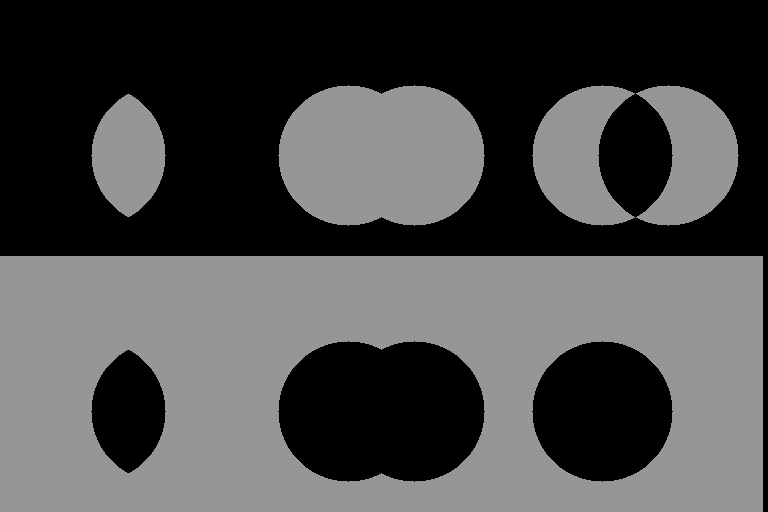

The script that drew this image:
#!/usr/bin/env python

# Test vtkImageLogic with various operators and scalar types on ellipsoid sources.

# Factory overrides
import vtkmodules.vtkInteractionStyle  # noqa: F401
import vtkmodules.vtkRenderingFreeType  # noqa: F401
import vtkmodules.vtkRenderingOpenGL2  # noqa: F401

from vtkmodules.vtkImagingMath import vtkImageLogic
from vtkmodules.vtkImagingSources import vtkImageEllipsoidSource
from vtkmodules.vtkRenderingCore import (
    vtkActor2D,
    vtkImageMapper,
    vtkRenderWindow,
    vtkRenderWindowInteractor,
    vtkRenderer,
)

# And (Float)
sphere1_0 = vtkImageEllipsoidSource()
sphere1_0.SetCenter(95, 100, 0)
sphere1_0.SetRadius(70, 70, 70)
sphere1_0.SetOutputScalarTypeToFloat()
sphere1_0.Update()

sphere2_0 = vtkImageEllipsoidSource()
sphere2_0.SetCenter(161, 100, 0)
sphere2_0.SetRadius(70, 70, 70)
sphere2_0.SetOutputScalarTypeToFloat()
sphere2_0.Update()

logic_0 = vtkImageLogic()
logic_0.SetInput1Data(sphere1_0.GetOutput())
logic_0.SetInput2Data(sphere2_0.GetOutput())
logic_0.SetOutputTrueValue(150)
logic_0.SetOperationToAnd()

mapper_0 = vtkImageMapper()
mapper_0.SetInputConnection(logic_0.GetOutputPort())
mapper_0.SetColorWindow(255)
mapper_0.SetColorLevel(127.5)

actor_0 = vtkActor2D()
actor_0.SetMapper(mapper_0)

renderer_0 = vtkRenderer()
renderer_0.AddViewProp(actor_0)
renderer_0.SetViewport(0, .5, .33, 1)

# Or (Double)
sphere1_1 = vtkImageEllipsoidSource()
sphere1_1.SetCenter(95, 100, 0)
sphere1_1.SetRadius(70, 70, 70)
sphere1_1.SetOutputScalarTypeToDouble()
sphere1_1.Update()

sphere2_1 = vtkImageEllipsoidSource()
sphere2_1.SetCenter(161, 100, 0)
sphere2_1.SetRadius(70, 70, 70)
sphere2_1.SetOutputScalarTypeToDouble()
sphere2_1.Update()

logic_1 = vtkImageLogic()
logic_1.SetInput1Data(sphere1_1.GetOutput())
logic_1.SetInput2Data(sphere2_1.GetOutput())
logic_1.SetOutputTrueValue(150)
logic_1.SetOperationToOr()

mapper_1 = vtkImageMapper()
mapper_1.SetInputConnection(logic_1.GetOutputPort())
mapper_1.SetColorWindow(255)
mapper_1.SetColorLevel(127.5)

actor_1 = vtkActor2D()
actor_1.SetMapper(mapper_1)

renderer_1 = vtkRenderer()
renderer_1.AddViewProp(actor_1)
renderer_1.SetViewport(.33, .5, .66, 1)

# Xor (UnsignedInt)
sphere1_2 = vtkImageEllipsoidSource()
sphere1_2.SetCenter(95, 100, 0)
sphere1_2.SetRadius(70, 70, 70)
sphere1_2.SetOutputScalarTypeToUnsignedInt()
sphere1_2.Update()

sphere2_2 = vtkImageEllipsoidSource()
sphere2_2.SetCenter(161, 100, 0)
sphere2_2.SetRadius(70, 70, 70)
sphere2_2.SetOutputScalarTypeToUnsignedInt()
sphere2_2.Update()

logic_2 = vtkImageLogic()
logic_2.SetInput1Data(sphere1_2.GetOutput())
logic_2.SetInput2Data(sphere2_2.GetOutput())
logic_2.SetOutputTrueValue(150)
logic_2.SetOperationToXor()

mapper_2 = vtkImageMapper()
mapper_2.SetInputConnection(logic_2.GetOutputPort())
mapper_2.SetColorWindow(255)
mapper_2.SetColorLevel(127.5)

actor_2 = vtkActor2D()
actor_2.SetMapper(mapper_2)

renderer_2 = vtkRenderer()
renderer_2.AddViewProp(actor_2)
renderer_2.SetViewport(.66, .5, 1, 1)

# Nand (UnsignedLong)
sphere1_3 = vtkImageEllipsoidSource()
sphere1_3.SetCenter(95, 100, 0)
sphere1_3.SetRadius(70, 70, 70)
sphere1_3.SetOutputScalarTypeToUnsignedLong()
sphere1_3.Update()

sphere2_3 = vtkImageEllipsoidSource()
sphere2_3.SetCenter(161, 100, 0)
sphere2_3.SetRadius(70, 70, 70)
sphere2_3.SetOutputScalarTypeToUnsignedLong()
sphere2_3.Update()

logic_3 = vtkImageLogic()
logic_3.SetInput1Data(sphere1_3.GetOutput())
logic_3.SetInput2Data(sphere2_3.GetOutput())
logic_3.SetOutputTrueValue(150)
logic_3.SetOperationToNand()

mapper_3 = vtkImageMapper()
mapper_3.SetInputConnection(logic_3.GetOutputPort())
mapper_3.SetColorWindow(255)
mapper_3.SetColorLevel(127.5)

actor_3 = vtkActor2D()
actor_3.SetMapper(mapper_3)

renderer_3 = vtkRenderer()
renderer_3.AddViewProp(actor_3)
renderer_3.SetViewport(0, 0, .33, .5)

# Nor (UnsignedShort)
sphere1_4 = vtkImageEllipsoidSource()
sphere1_4.SetCenter(95, 100, 0)
sphere1_4.SetRadius(70, 70, 70)
sphere1_4.SetOutputScalarTypeToUnsignedShort()
sphere1_4.Update()

sphere2_4 = vtkImageEllipsoidSource()
sphere2_4.SetCenter(161, 100, 0)
sphere2_4.SetRadius(70, 70, 70)
sphere2_4.SetOutputScalarTypeToUnsignedShort()
sphere2_4.Update()

logic_4 = vtkImageLogic()
logic_4.SetInput1Data(sphere1_4.GetOutput())
logic_4.SetInput2Data(sphere2_4.GetOutput())
logic_4.SetOutputTrueValue(150)
logic_4.SetOperationToNor()

mapper_4 = vtkImageMapper()
mapper_4.SetInputConnection(logic_4.GetOutputPort())
mapper_4.SetColorWindow(255)
mapper_4.SetColorLevel(127.5)

actor_4 = vtkActor2D()
actor_4.SetMapper(mapper_4)

renderer_4 = vtkRenderer()
renderer_4.AddViewProp(actor_4)
renderer_4.SetViewport(.33, 0, .66, .5)

# Not (UnsignedChar) — only sphere1, no sphere2
sphere1_5 = vtkImageEllipsoidSource()
sphere1_5.SetCenter(95, 100, 0)
sphere1_5.SetRadius(70, 70, 70)
sphere1_5.SetOutputScalarTypeToUnsignedChar()
sphere1_5.Update()

logic_5 = vtkImageLogic()
logic_5.SetInput1Data(sphere1_5.GetOutput())
logic_5.SetOutputTrueValue(150)
logic_5.SetOperationToNot()

mapper_5 = vtkImageMapper()
mapper_5.SetInputConnection(logic_5.GetOutputPort())
mapper_5.SetColorWindow(255)
mapper_5.SetColorLevel(127.5)

actor_5 = vtkActor2D()
actor_5.SetMapper(mapper_5)

renderer_5 = vtkRenderer()
renderer_5.AddViewProp(actor_5)
renderer_5.SetViewport(.66, 0, 1, .5)

# Window
render_window = vtkRenderWindow()
render_window.AddRenderer(renderer_0)
render_window.AddRenderer(renderer_1)
render_window.AddRenderer(renderer_2)
render_window.AddRenderer(renderer_3)
render_window.AddRenderer(renderer_4)
render_window.AddRenderer(renderer_5)
render_window.SetSize(768, 512)
render_window.SetWindowName("all logic")

# Interactor
interactor = vtkRenderWindowInteractor()
interactor.SetRenderWindow(render_window)

interactor.Initialize()
interactor.Start()
